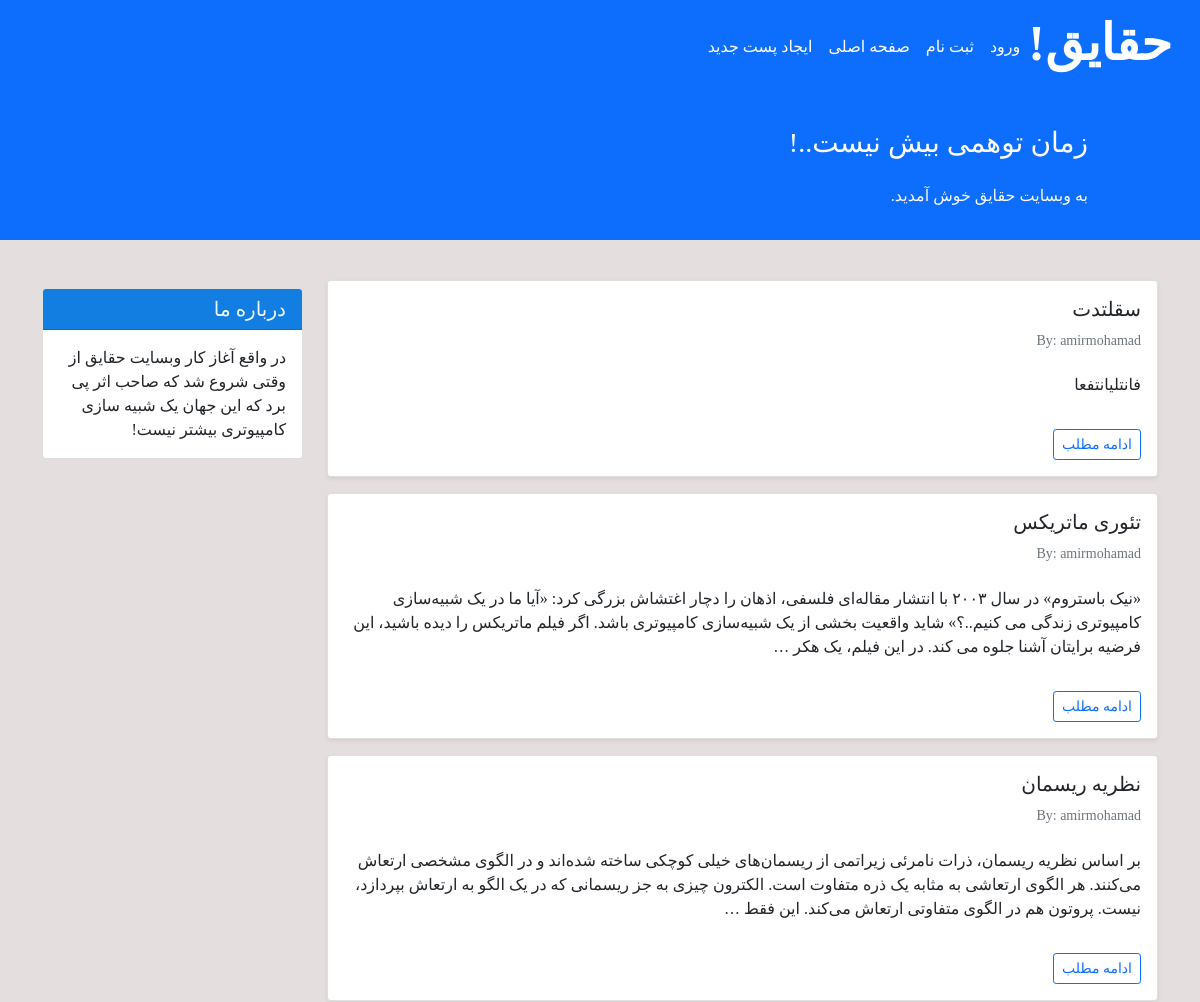
The app's page / (upper part), older data.
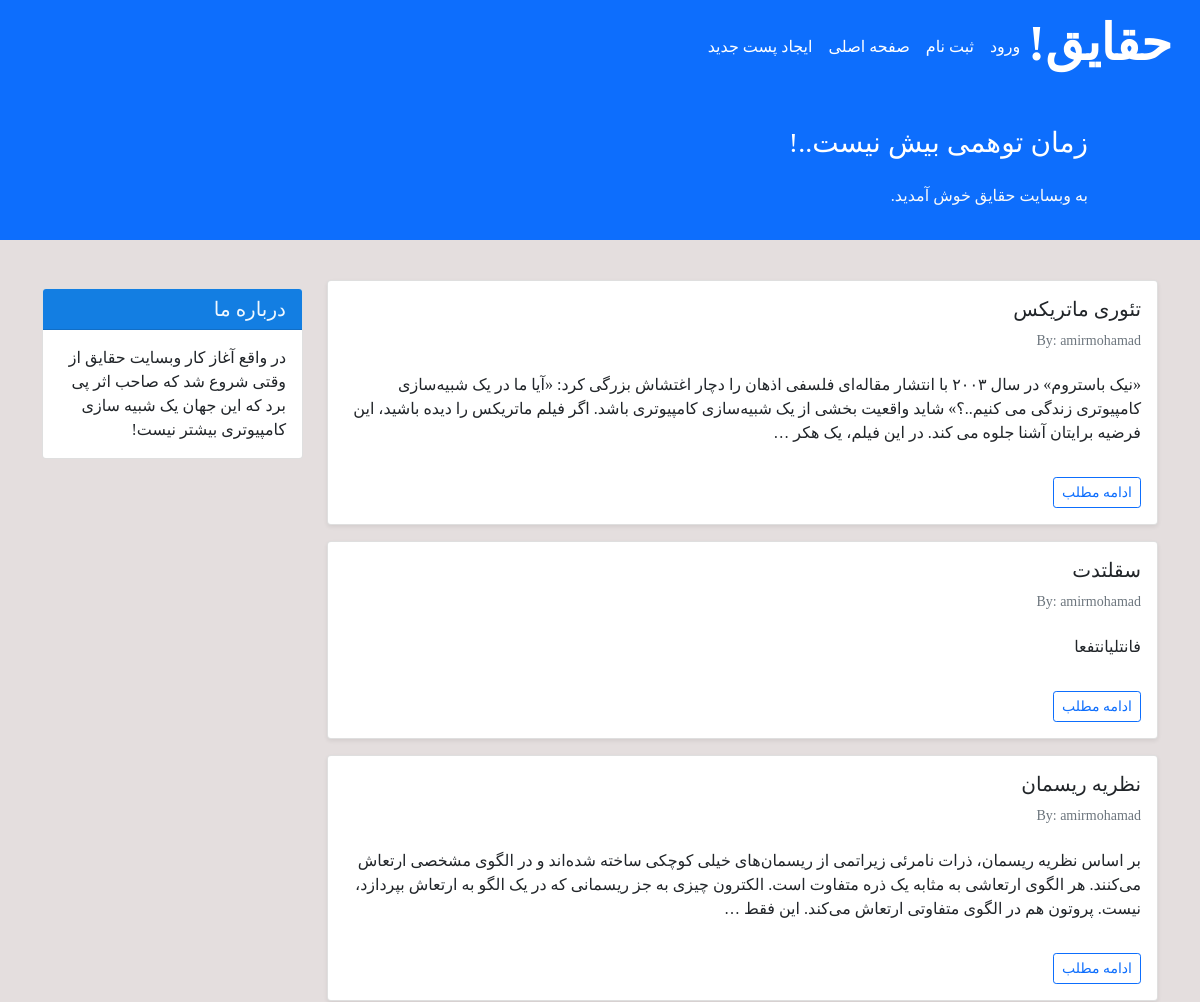
The same page, newer data.
### theory/models.py (models this page shows, shortened)
class Post(models.Model):
    STATUS_CHOICES=(
        ('pub', 'Published'),
        ('drf', 'Draft'),
    )
    title=models.CharField(max_length=100)
    text=models.TextField()
    author=models.ForeignKey('auth.User', on_delete=models.CASCADE)
    datetime_created=models.DateTimeField(auto_now_add=True)
    datetime_modified=models.DateTimeField(auto_now=True)
    status=models.CharField(choices=STATUS_CHOICES, max_length=3)

### theory/views.py (the view)
# urls.py: path('',views.PostListView.as_view(), name='post_list'),
class PostListView(generic.ListView):
    template_name = 'theory/post_list.html'
    context_object_name = 'post_list'
    def get_queryset(self):
        return Post.objects.filter(status='pub').order_by('-datetime_modified')

### theory/templates/theory/post_list.html (shortened to what this page needs)
{% extends '_base.html' %}
{% block content %}
    <div class="container mt-4">
        <div class="row">
            <div class="col-9">
                {% for post in post_list %}
                    <div class="card shadow-sm my-3">
                        <div class="card-body">
                            <h5 class="card-title">{{ post.title }}</h5>
                            <h6 class="card-subtitle md-2 text-muted small py-2">By: {{ post.author }}</h6>
                            <p class="card-text py-3">
                                {{ post.text|truncatewords:50 }}
                            </p>
                            <a href="{% url 'post_detail' post.id %}" class="btn btn-sm btn-outline-primary">ادامه مطلب</a>
                        </div>
                    </div>
                {% endfor %}
            </div>
            <div class="col-3">
                <div class="card my-4">
                    <h5 class="card-header" style="background-color: rgb(19, 126, 226); color: rgb(240, 248, 255);">درباره ما</h5>
                    <div class="card-body">
                        <p class="card-text">در واقع آغاز کار وبسایت حقایق از وقتی شروع شد که صاحب اثر پی برد که این جهان یک شبیه سازی کامپیوتری بیشتر نیست!</p>
                    </div>
                </div>
            </div>
        </div>
    </div>
{% endblock content %}

Row changes from the older to the newer data that the page shows:
changed Post "تئوری ماتریکس": text "…۲۰۰۳ با انتشار مقاله‌ای فلسفی، اذهان را دچار اغتشاش…" → "…۲۰۰۳ با انتشار مقاله‌ای فلسفی اذهان را دچار اغتشاش…"; moves up the list
